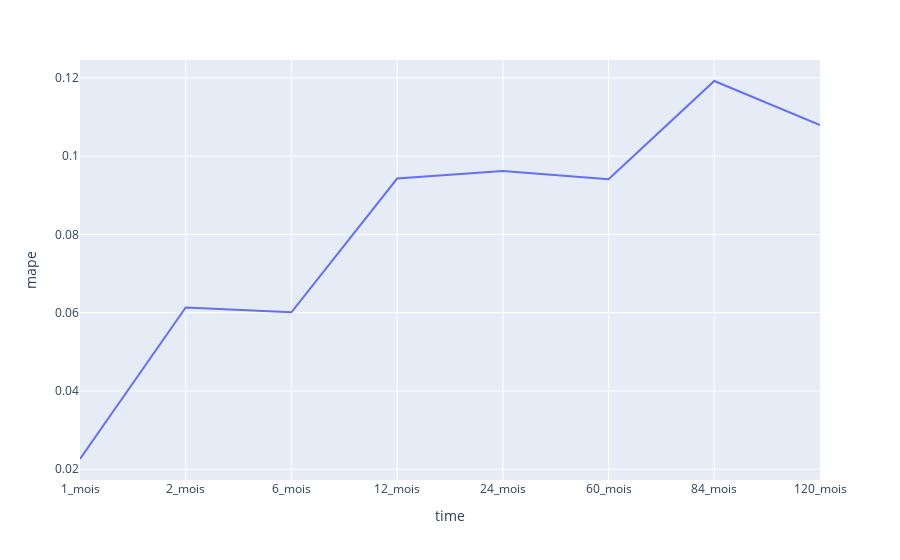

Notebook cell for this chart:
### Code cell
px.line(df_mape_evolution, x=df_mape_evolution["time"], y=df_mape_evolution["mape"])

### Figure 1 — Plotly figure (JSON) as saved in the notebook; plotly's stock layout.template omitted (floating-point values rounded to 4 significant figures)
{"data": [{"hovertemplate": "time=%{x}<br>mape=%{y}<extra></extra>", "legendgroup": "", "line": {"color": "#636efa", "dash": "solid"}, "marker": {"symbol": "circle"}, "mode": "lines", "name": "", "orientation": "v", "showlegend": false, "type": "scatter", "x": ["1_mois", "2_mois", "6_mois", "12_mois", "24_mois", "60_mois", "84_mois", "120_mois"], "xaxis": "x", "y": [0.02259, 0.06131, 0.06009, 0.09426, 0.0962, 0.09411, 0.1192, 0.1079], "yaxis": "y"}], "layout": {"legend": {"tracegroupgap": 0}, "margin": {"t": 60}, "xaxis": {"anchor": "y", "domain": [0, 1], "title": {"text": "time"}}, "yaxis": {"anchor": "x", "domain": [0, 1], "title": {"text": "mape"}}}}
